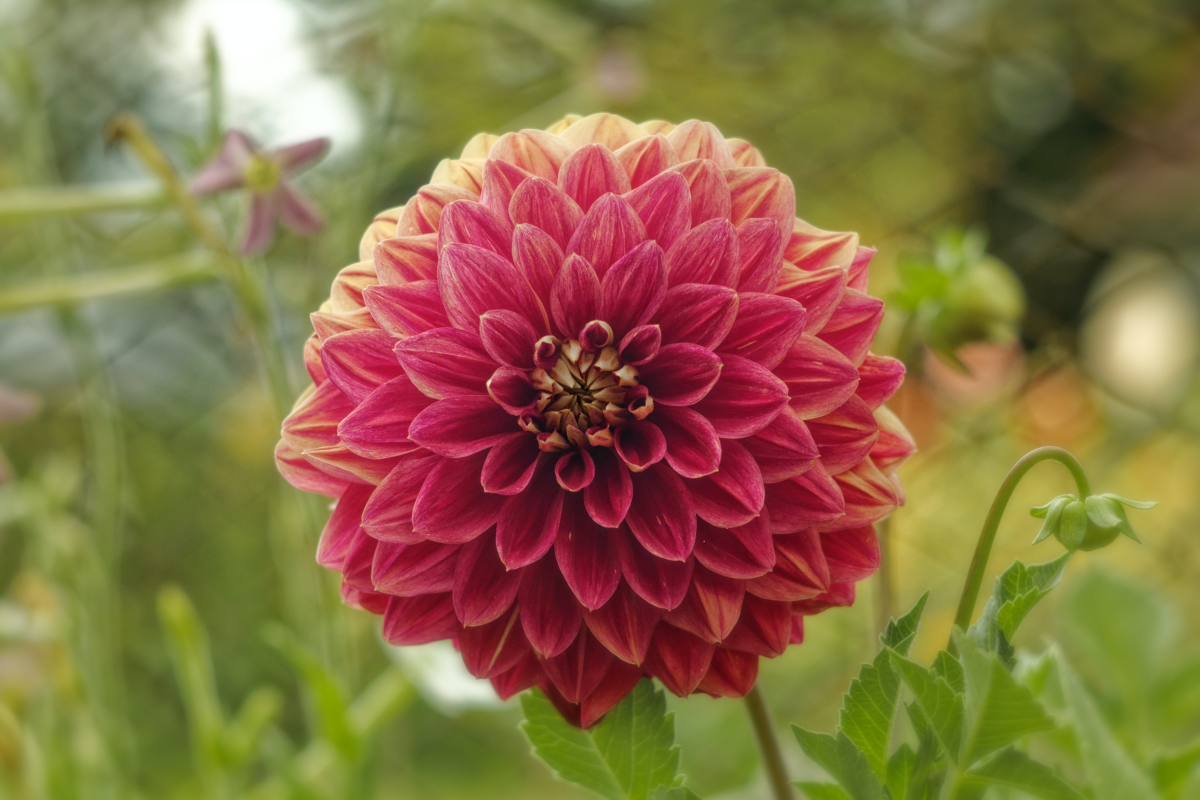
#> input picture images/image_ex2_1.jpg, 6000 x 4000 px, found by its file name (shown at 1/5 size); the run also reads 1 picture not shown here
$ jupyter execute main.ipynb
#> lines starting #> are read from the running program, lines starting #| are printed output that depends on the picture
### **Question 1**

[cell 1]
import cv2
import matplotlib.pyplot as plt

image = cv2.imread("/home/tuandinh/Desktop/Image Processing in ITMO/images/image_ex2.jpg")
image.shape
#> Out = (4912, 7360, 3)

[cell 2]
plt.imshow(image)
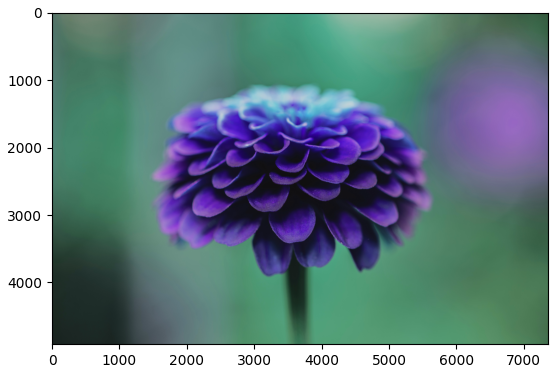
#> figure drawn by matplotlib, 1 panel; B, G, R data is drawn as R, G, B

[cell 3]
B,G,R = image[2469,3652]
#> B = 88; G = 62; R = 126
print(R,',',G,',', B)
#| 126 , 62 , 88

### **Question 2**

[cell 4]
image1 = cv2.imread("/home/tuandinh/Desktop/Image Processing in ITMO/images/image_ex2_1.jpg")
#> image1 is the input picture: shape (4000, 6000, 3); mean B, G, R 68.9, 111, 137.1
img_rgb = cv2.cvtColor(image1,cv2.COLOR_BGR2RGB)
plt.imshow(img_rgb)

[cell 5]
img = img_rgb[1800:2289, 2690:3339]
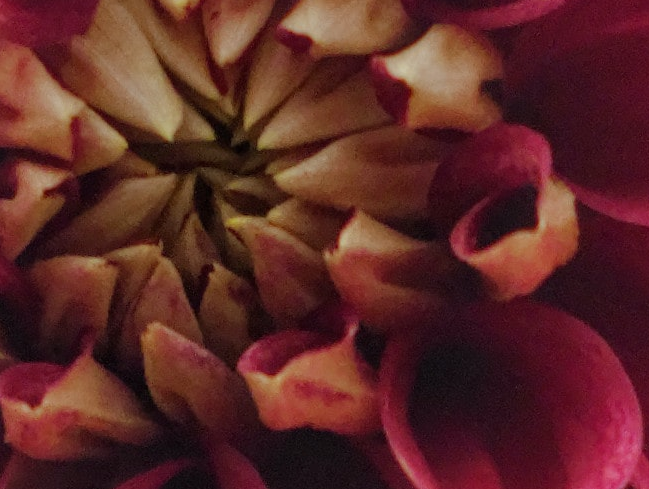
#> img: shape (489, 649, 3); mean R, G, B 93.3, 41, 38.4
plt.imshow(img)
# Answer 199

### **3. Question 3**

[cell 6]
image_3 = cv2.imread("/home/tuandinh/Desktop/Image Processing in ITMO/images/image 2_3.jpg")
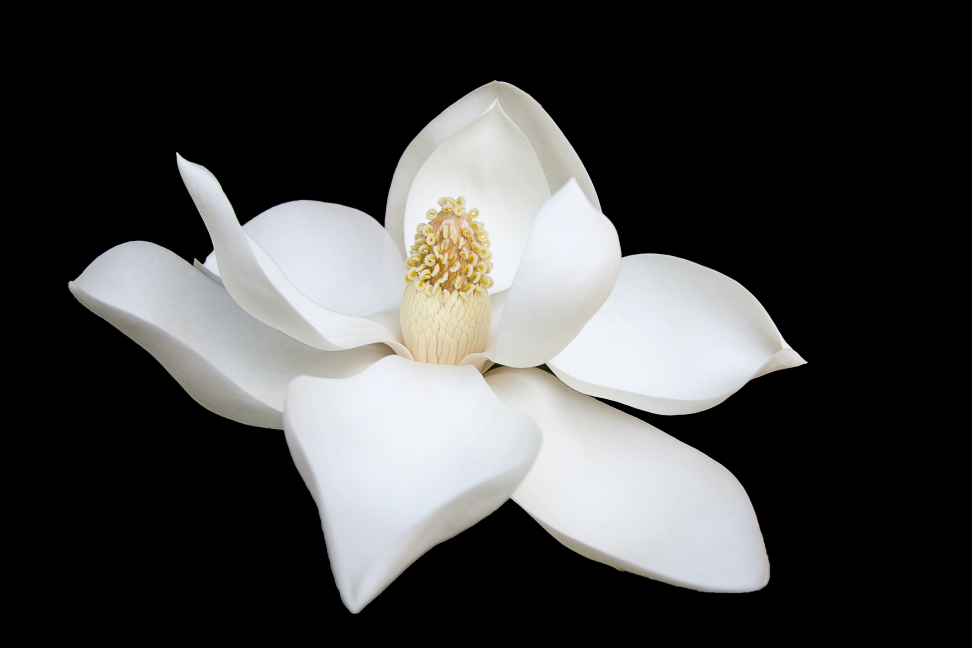
#> input picture images/image 2_3.jpg, 3888 x 2592 px, found by its file name (shown at 1/4 size)
#> image_3 is the input picture: shape (2592, 3888, 3); mean B, G, R 67.7, 68.1, 68
image_rgb = cv2.cvtColor(image_3, cv2.COLOR_BGR2RGB)
plt.imshow(image_rgb)

[cell 7]
size_original = image_3.shape
#> size_original = (2592, 3888, 3)
size_original
#> Out = (2592, 3888, 3)
# width x height x channel
#Answer 1 = 1.5

[cell 8]
size_original[0]/size_original[1]
#> Out = 0.667

[cell 9]
# img_resized = cv2.resize(src=img, dsize=(new_width, new_height))
height = int(860*3/2)
print(height)
image_resize = cv2.resize(image_3, (860, height))
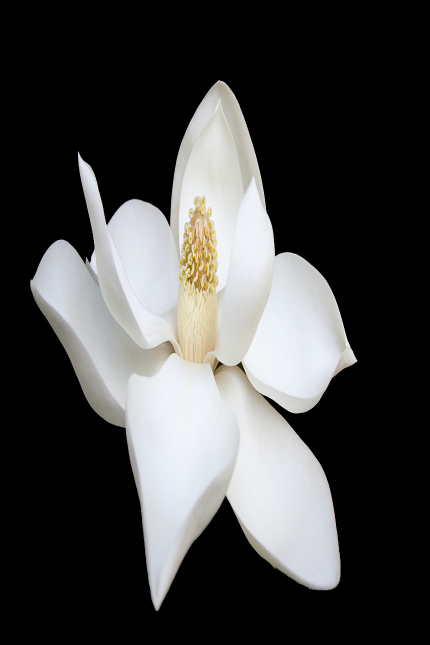
#> image_resize: shape (1290, 860, 3) (shown at 1/2 size); mean B, G, R 67.6, 68.1, 67.9
image_resize.shape
#> Out = (1290, 860, 3)

[cell 10]
# save image
import os
path = "/home/tuandinh/Desktop/Image Processing in ITMO/images"
cv2.imwrite(os.path.join(path, "test.jpg"), image_resize)
#> Out = True
